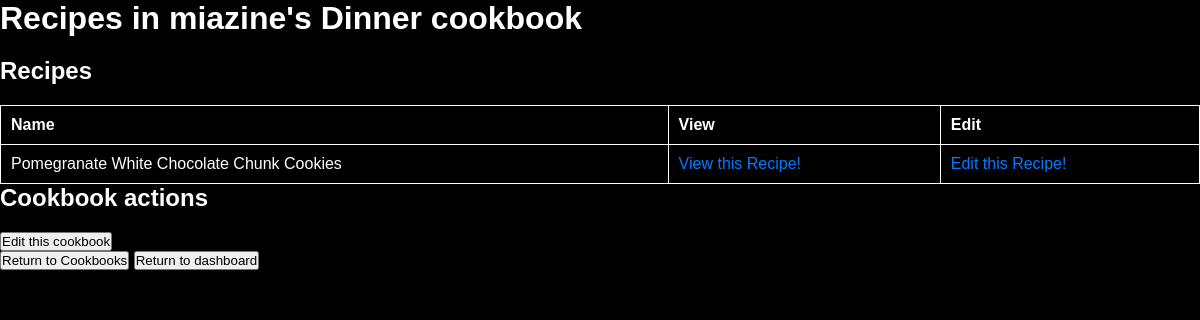
Page /view_cookbook.php?link=3 (signed in) on the committed database.
### tables this page shows
CREATE TABLE cookbooks (
    cookbook_id INT AUTO_INCREMENT PRIMARY KEY,
    owner_id INT NOT NULL,
    name VARCHAR(50) NOT NULL,
    FOREIGN KEY (owner_id) REFERENCES users(user_id)
);

### www/view_cookbook.php (the view, shortened to what this page needs)
<?php
if ($_SESSION['darkmode']) {
    $style = "css/view_list(dark).css";
} else {
    $style = "css/view_list.css";
}
?>
<!DOCTYPE html>
<html lang="en">
<head>
    <link rel="stylesheet" href="<?php echo $style; ?>">
</head>
<body>
    <?php
    $server = "db";
    $user = "admin";
    $pw = "pwd";
    $db = "rc";
    $connect = mysqli_connect($server, $user, $pw, $db) or die('Could not connect to the database server' . mysqli_connect_error());
    $owner_id = $_SESSION['user_id'];
    $cookbook_id = $_GET['link'];
    $cookbook_name = '';
    $recipe_name = '';
    $query = "SELECT cookbooks.name, recipes.recipe_id, recipes.name FROM cookbooks LEFT JOIN cookbooks_recipes ON cookbooks_recipes.cookbook_id = cookbooks.cookbook_id LEFT JOIN recipes ON cookbooks_recipes.recipe_id = recipes.recipe_id WHERE cookbooks.owner_id = $owner_id AND cookbooks.cookbook_id = $cookbook_id;";
    $stmt = mysqli_prepare($connect, $query);
    if ($stmt = $connect->prepare($query)) {
        $stmt->execute();
        $stmt->bind_result($cookbook_name, $recipe_id, $recipe_name);
    }
    $uname = $_SESSION["username"];
    $recipe_ids = array();
    while ($stmt->fetch()) {
        $recipe_ids[$recipe_id] = $recipe_name;
    }
    print("<h1>Recipes in $uname's $cookbook_name cookbook</h1>");
    ?>
    <main>
        <section>
            <h1>Recipes</h1>
            <?php
            if ($recipe_ids !== null && (sizeof($recipe_ids) > 0)) {
                natcasesort($recipe_ids);
                print("<table border=1>");
                print("<tr> <th>Name</th> <th>View</th> <th>Edit</th> </tr>");
                foreach ($recipe_ids as $recipe_id => $recipe_name) {
                    print("<tr><td>$recipe_name</td><td><a href=\"view_recipe.php?link=$recipe_id\">View this Recipe!</a></td><td><a href=\"edit_recipe.php?link=$recipe_id\">Edit this Recipe!</a></td></tr>");
                }
            } else {
                print("Edit this cookbook to add recipes!");
            }
            ?>
            </table>
        </section>
        <section>
            <h1>Cookbook actions</h1>
            <?php print("<button onclick=\"window.location.href = 'edit_cookbook.php?link=$cookbook_id';\">Edit this cookbook</button>"); ?>
        </section>
    </main>
    <button onclick="window.location.href = 'user_cookbooks.php';">Return to Cookbooks</button>
    <button onclick="window.location.href = 'dashboard.php';">Return to dashboard</button>
</body>
</html>

### www/css/view_list(dark).css (style rules this page uses)
* { margin: 0; padding: 0; box-sizing: border-box; }
body { font-family: Arial, sans-serif; background-color: #000; color: #fff; }
h1 { color: #fff; margin-bottom: 20px; }
table { width: 100%; border-collapse: collapse; color: #fff; }
table, th, td { border: 1px solid #fff; }
th, td { padding: 10px; text-align: left; }
th { background-color: #000; }
a { color: #007bff; text-decoration: none; }

### rows in the picture
cookbooks: name "Dinner", recipe_name "Pomegranate White Chocolate Chunk Cookies"

### other values in the picture
$uname "miazine"
